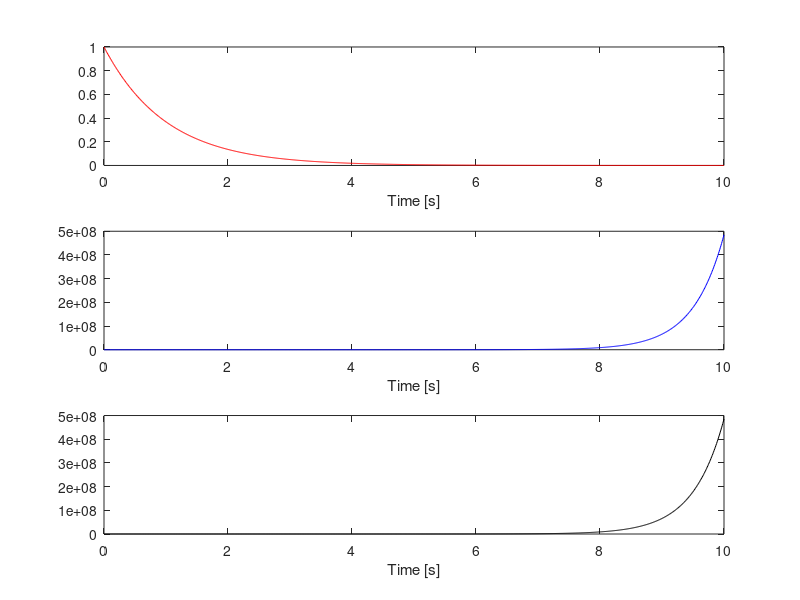

Reproduce this figure in MATLAB.
clear all; close all; clc

t = 0:.01:10;

y0(1,:) = [1; -1; 1];
y0(2,:) = [1; 2; 4];
y0(3,:) = [2; 1; 5];

A = [0 1 0; 
     0 0 1;
     4 4 -1];
clrs = ['r', 'b', 'k']; 
for i=1:3
[t,y] = ode45(@(t,y) A*y, t, y0(i,:));
subplot(3,1,i)
plot(t,y(:,1),clrs(i))
xlabel('Time [s]')
hold on
end
